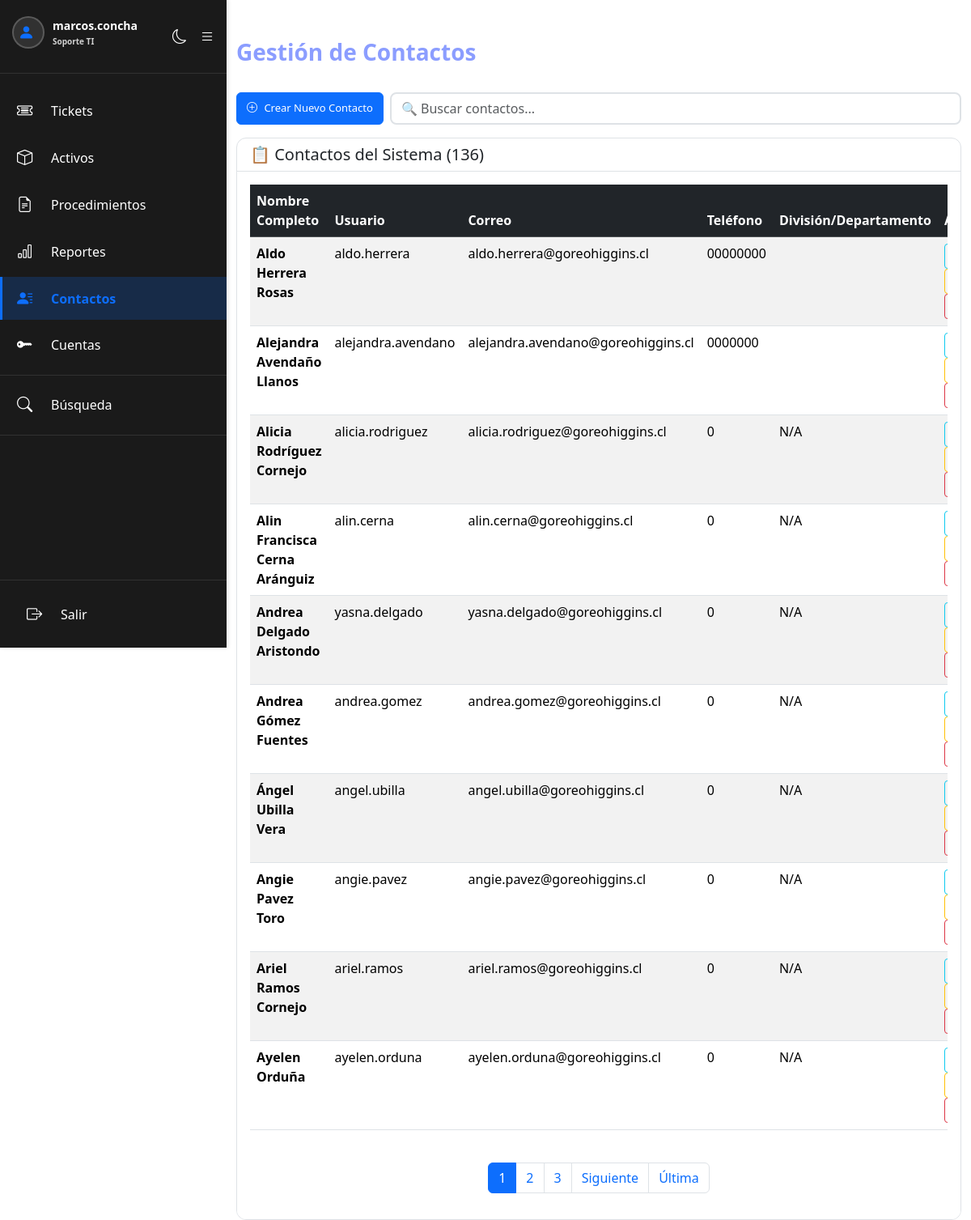
Page /contactos.php (signed in) on the committed database.
### tables this page shows
CREATE TABLE `users` (
  `id` int NOT NULL AUTO_INCREMENT,
  `nombre_completo` varchar(255) DEFAULT NULL,
  `username` varchar(50) NOT NULL,
  `password` varchar(255) NOT NULL,
  `foto_perfil` varchar(255) DEFAULT NULL,
  `role` varchar(20) DEFAULT 'viewer',
  `created_at` datetime DEFAULT CURRENT_TIMESTAMP,
  `necesita_cambiar_password` tinyint(1) DEFAULT '0',
  `email` varchar(255) DEFAULT NULL,
  `numero_telefono` varchar(20) NOT NULL,
  `dpto_division` varchar(255) DEFAULT NULL,
  PRIMARY KEY (`id`),
  UNIQUE KEY `username` (`username`)
);

### contactos.php (the view, shortened to what this page needs)
<?php
require_once 'includes/config.php';
$contactos = [];
$total_contactos = 0;
$contactos_por_pagina = 10;
$pagina_contactos = isset($_GET["pagina_contactos"]) ? (int)$_GET["pagina_contactos"] : 1;
$offset = ($pagina_contactos - 1) * $contactos_por_pagina;
$busqueda_contacto = isset($_GET["busqueda_contacto"]) ? trim($_GET["busqueda_contacto"]) : "";
try {
    if (!empty($busqueda_contacto)) {
        $stmt = $conexion->prepare(
            "SELECT COUNT(*) as total FROM users WHERE role = 'contacto' AND (nombre_completo LIKE ? OR username LIKE ? OR email LIKE ? OR dpto_division LIKE ?)"
        );
        $search_term = "%{$busqueda_contacto}%";
        $stmt->execute([$search_term, $search_term, $search_term, $search_term]);
    } else {
        $stmt = $conexion->prepare("SELECT COUNT(*) as total FROM users WHERE role = 'contacto'");
        $stmt->execute();
    }
    $total_contactos = $stmt->fetch(PDO::FETCH_ASSOC)['total'];
if (!empty($busqueda_contacto)) {
    $stmt = $conexion->prepare(
        "SELECT id, nombre_completo, username AS nombre_usuario, email AS correo, numero_telefono, dpto_division AS division_departamento, role
         FROM users
         WHERE role = 'contacto' AND (nombre_completo LIKE ? OR username LIKE ? OR email LIKE ? OR dpto_division LIKE ?)
         ORDER BY nombre_completo
         LIMIT {$contactos_por_pagina} OFFSET {$offset}"
    );
    $search_term = "%{$busqueda_contacto}%";
    $stmt->execute([$search_term, $search_term, $search_term, $search_term]);
} else {
    $stmt = $conexion->prepare("SELECT id, nombre_completo, username AS nombre_usuario, email AS correo, numero_telefono, dpto_division AS division_departamento, role FROM users WHERE role = 'contacto' ORDER BY nombre_completo LIMIT {$contactos_por_pagina} OFFSET {$offset}");
    $stmt->execute();
}
$contactos = $stmt->fetchAll(PDO::FETCH_ASSOC);
} catch (PDOException $e) {
    $error = "Error al obtener contactos: " . $e->getMessage();
}
$total_paginas_contactos = ceil($total_contactos / $contactos_por_pagina);
?>
<!DOCTYPE html>
<html lang="es">
<head>
    <link href="https://cdn.jsdelivr.net/npm/bootstrap@5.3.8/dist/css/bootstrap.min.css" rel="stylesheet">
    <link rel="stylesheet" href="https://cdn.jsdelivr.net/npm/bootstrap-icons@1.11.3/font/bootstrap-icons.min.css">
    <link href="css/dark-mode.css" rel="stylesheet">
</head>
<body>
    <?php include 'includes/sidebar.php'; ?>
    <div class="container mt-5">
        <div class="row">
            <div class="col-md-12">
                <div class="d-flex justify-content-between align-items-center mb-4">
                    <h3>Gestión de Contactos</h3>
                </div>
                <div class="btn-accion-container">
                    <button type="button" class="btn btn-primary" data-bs-toggle="modal" data-bs-target="#modalCrearContacto">
                        <i class="bi bi-plus-circle"></i> Crear Nuevo Contacto
                    </button>
                    <div class="flex-grow-1">
                        <input type="text" class="form-control" id="busquedaContactos" placeholder="🔍 Buscar contactos..." onkeyup="buscarContactos()">
                    </div>
                </div>
                <div class="card">
                    <div class="card-header">
                        <h5 class="mb-0">📋 Contactos del Sistema (<?php echo $total_contactos; ?>)</h5>
                    </div>
                    <div class="card-body">
                        <div class="table-responsive">
                            <table class="table table-hover table-striped" id="tablaContactos">
                                <thead class="table-dark">
                                    <tr>
                                        <th>Nombre Completo</th>
                                        <th>Usuario</th>
                                        <th>Correo</th>
                                        <th>Teléfono</th>
                                        <th>División/Departamento</th>
                                        <th>Acciones</th>
                                    </tr>
                                </thead>
                                <tbody>
                                    <?php if (count($contactos) > 0): ?>
                                        <?php foreach ($contactos as $contacto): ?>
                                        <tr data-contacto='<?php echo htmlspecialchars(json_encode($contacto)); ?>'>
                                            <td><strong><?php echo htmlspecialchars($contacto["nombre_completo"]); ?></strong></td>
                                            <td><?php echo htmlspecialchars($contacto["nombre_usuario"] ?? "N/A"); ?></td>
                                            <td><?php echo htmlspecialchars($contacto["correo"] ?? "N/A"); ?></td>
                                            <td><?php echo htmlspecialchars($contacto["numero_telefono"] ?? "N/A"); ?></td>
                                            <td><?php echo htmlspecialchars($contacto["division_departamento"] ?? "N/A"); ?></td>
                                            <td>
                                                <a href="perfil_contacto.php?username=<?php echo urlencode($contacto["nombre_usuario"]); ?>" class="btn btn-sm btn-outline-info" title="Ver Perfil">
                                                </a>
                                                <button type="button" class="btn btn-sm btn-outline-warning" title="Editar" data-bs-toggle="modal" data-bs-target="#modalEditarContacto" onclick="cargarDatosEditarContacto(<?php echo htmlspecialchars(json_encode($contacto)); ?>)">
                                                </button>
                                                <form method="POST" style="display: inline;" onsubmit="return confirm('¿Estás seguro?');">
                                                    <button type="submit" class="btn btn-sm btn-outline-danger" title="Eliminar">
                                                    </button>
                                                </form>
                                            </td>
                                        </tr>
                                        <?php endforeach; ?>
                                    <?php endif; ?>
                                </tbody>
                            </table>
                        </div>
                        <?php if ($total_paginas_contactos > 1): ?>
                        <nav aria-label="Paginación de contactos" class="mt-4">
                            <ul class="pagination justify-content-center">
                                <?php
                                $start_page = max(1, $pagina_contactos - 2);
                                $end_page = min($total_paginas_contactos, $pagina_contactos + 2);
                                for ($i = $start_page; $i <= $end_page; $i++):
                                ?>
                                    <li class="page-item <?php echo $i === $pagina_contactos ? 'active' : ''; ?>">
                                        <a class="page-link" href="contactos.php?pagina_contactos=<?php echo $i; ?><?php echo !empty($busqueda_contacto) ? '&busqueda_contacto=' . urlencode($busqueda_contacto) : ''; ?>"><?php echo $i; ?></a>
                                    </li>
                                <?php endfor; ?>
                                <?php if ($pagina_contactos < $total_paginas_contactos): ?>
                                    <li class="page-item">
                                        <a class="page-link" href="contactos.php?pagina_contactos=<?php echo $pagina_contactos + 1; ?><?php echo !empty($busqueda_contacto) ? '&busqueda_contacto=' . urlencode($busqueda_contacto) : ''; ?>">Siguiente</a>
                                    </li>
                                    <li class="page-item">
                                        <a class="page-link" href="contactos.php?pagina_contactos=<?php echo $total_paginas_contactos; ?><?php echo !empty($busqueda_contacto) ? '&busqueda_contacto=' . urlencode($busqueda_contacto) : ''; ?>">Última</a>
                                    </li>
                                <?php endif; ?>
                            </ul>
                        </nav>
                        <?php endif; ?>
                    </div>
                </div>
            </div>
        </div>
    </div>
</body>
</html>

### css/dark-mode.css (style rules this page uses)
* { animation-duration: 0s !important; animation-delay: 0s !important; transition-duration: 0s !important; transition-delay: 0s !important; }
body { background-color: var(--bs-body-bg); color: var(--bs-body-color); }
.card { background-color: var(--bs-body-bg); color: var(--bs-body-color); border: 1px solid var(--bs-border-color); }
.card-header { background-color: var(--ticket-header-bg); border-bottom: 1px solid var(--bs-border-color); }
.table { color: var(--bs-body-color); }
.form-control, .form-select { background-color: var(--bs-body-bg) !important; color: var(--bs-body-color) !important; border: 1px solid var(--bs-border-color); }
.btn .bi { margin-right: 5px; }
.btn-primary .bi { color: inherit; }
.card { border-radius: 12px; overflow: hidden; }
.card-body { background: var(--bs-body-bg); color: var(--bs-body-color); }
.form-control, .form-select { border-radius: 8px; border: 2px solid #dee2e6; }

### contactos.php (style rules this page uses)
h1, h2, h3 { color: #8b9dff; font-weight: 700; font-family: 'Segoe UI', Tahoma, Geneva, Verdana, sans-serif; }
.btn-accion-container { display: flex; flex-wrap: wrap; gap: 8px; margin-bottom: 1rem; }
.btn-accion-container .btn { padding: 8px 12px; font-size: 13px; white-space: nowrap; flex: 0 1 auto; }
.table-responsive { -webkit-overflow-scrolling: touch; }

### includes/sidebar.php (style rules this page uses)
:root { --sidebar-width: 280px; --sidebar-collapsed-width: 80px; --sidebar-bg-dark: #0f1419; --sidebar-bg-light: #f8f9fa; }
body { margin-left: var(--sidebar-width); }

### rows in the picture
users: nombre_completo "Aldo Herrera Rosas", username "aldo.herrera", email "aldo.herrera@goreohiggins.cl", numero_telefono "00000000"
users: nombre_completo "Alejandra Avendaño Llanos", username "alejandra.avendano", email "alejandra.avendano@goreohiggins.cl", numero_telefono "0000000"
users: nombre_completo "Alicia Rodríguez Cornejo", username "alicia.rodriguez", email "alicia.rodriguez@goreohiggins.cl", numero_telefono "0", dpto_division "N/A"
users: nombre_completo "Alin Francisca Cerna Aránguiz", username "alin.cerna", email "alin.cerna@goreohiggins.cl", numero_telefono "0", dpto_division "N/A"
users: nombre_completo "Andrea Delgado Aristondo", username "yasna.delgado", email "yasna.delgado@goreohiggins.cl", numero_telefono "0", dpto_division "N/A"
users: nombre_completo "Andrea Gómez Fuentes", username "andrea.gomez", email "andrea.gomez@goreohiggins.cl", numero_telefono "0", dpto_division "N/A"
users: nombre_completo "Ángel Ubilla Vera", username "angel.ubilla", email "angel.ubilla@goreohiggins.cl", numero_telefono "0", dpto_division "N/A"
users: nombre_completo "Angie Pavez Toro", username "angie.pavez", email "angie.pavez@goreohiggins.cl", numero_telefono "0", dpto_division "N/A"
users: nombre_completo "Ariel Ramos Cornejo", username "ariel.ramos", email "ariel.ramos@goreohiggins.cl", numero_telefono "0", dpto_division "N/A"
users: nombre_completo "Ayelen Orduña", username "ayelen.orduna", email "ayelen.orduna@goreohiggins.cl", numero_telefono "0", dpto_division "N/A"

### other values in the picture
$_SESSION["username"] "marcos.concha"
traducirRol($_SESSION["role"] ?? "viewer") "Soporte TI"
$total_contactos "136"
